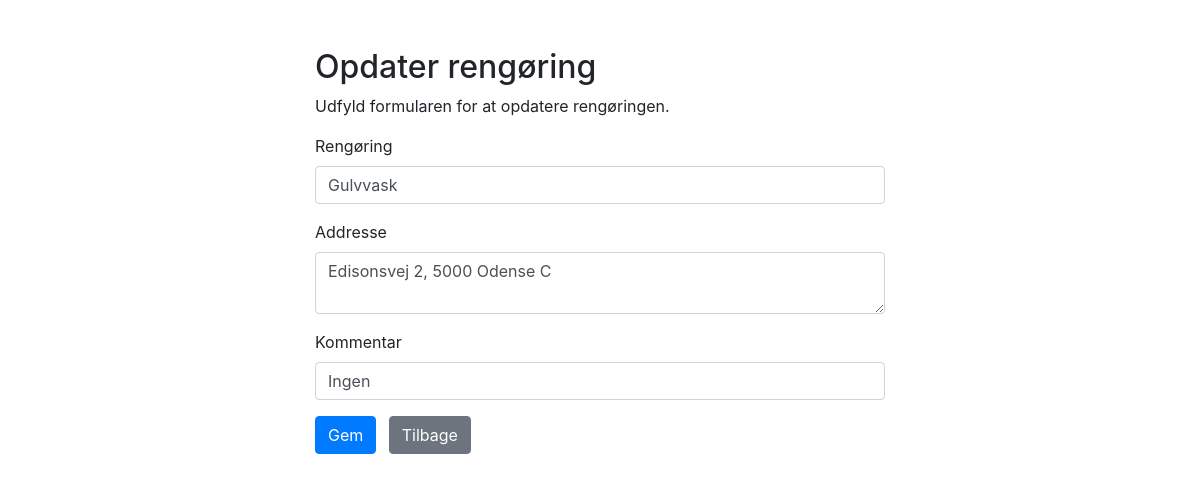
Page /Renas/update.php?id=14 on the committed database.
### tables this page shows
CREATE TABLE `cleaning` (
  `id` int(11) NOT NULL,
  `clean` varchar(100) NOT NULL,
  `address` varchar(100) NOT NULL,
  `comment` varchar(100) NOT NULL
);

### Renas/update.php (the view, shortened to what this page needs)
<?php
require_once "config.php";
$clean = $address = $comment = "";
$clean_err = $address_err = $comment_err = "";
if (isset($_POST["id"]) && !empty($_POST["id"])) {
    $id = $_POST["id"];
    $input_clean = trim($_POST["clean"]);
    if (empty($input_clean)) {
        $clean_err = "Skriv en rengørintstype.";
    } else {
        $clean = $input_clean;
    }
    $input_address = trim($_POST["address"]);
    if (empty($input_address)) {
        $address_err = "Skriv en adresse.";
    } else {
        $address = $input_address;
    }
    $input_comment = trim($_POST["comment"]);
    if (empty($input_comment)) {
        $coment_err = "Skriv en kommentar.";
    } else {
        $comment = $input_comment;
    }
    if (empty($clean_err) && empty($address_err) && empty($comment_err)) {
        $sql = "UPDATE cleaning SET clean=?, address=?, comment=? WHERE id=?";
        if ($stmt = mysqli_prepare($link, $sql)) {
            mysqli_stmt_bind_param($stmt, "sssi", $param_clean, $param_address, $param_comment, $param_id);
            $param_clean = $clean;
            $param_address = $address;
            $param_comment = $comment;
            $param_id = $id;
            if (mysqli_stmt_execute($stmt)) {
                header("location: clean.php");
                exit();
            } else {
                echo "Noget gik galt, prøv igen senere.";
            }
        }
        mysqli_stmt_close($stmt);
    }
    mysqli_close($link);
} else {
    if (isset($_GET["id"]) && !empty(trim($_GET["id"]))) {
        $sql = "SELECT * FROM cleaning WHERE id = ?";
        if ($stmt = mysqli_prepare($link, $sql)) {
            mysqli_stmt_bind_param($stmt, "i", $param_id);
            if (mysqli_stmt_execute($stmt)) {
                $result = mysqli_stmt_get_result($stmt);
                if (mysqli_num_rows($result) == 1) {
                    $row = mysqli_fetch_array($result, MYSQLI_ASSOC);
                    $clean = $row["clean"];
                    $address = $row["address"];
                    $comment = $row["comment"];
                } else {
                    header("location: error.php");
                    exit();
                }
            } else {
                echo "Noget gik galt, prøv igen senere.";
            }
        }
    } else {
        header("location: error.php");
        exit();
    }
}
?>
<!DOCTYPE html>
<html lang="en">
<head>
    <link rel="stylesheet" href="https://stackpath.bootstrapcdn.com/bootstrap/4.5.2/css/bootstrap.min.css">
</head>
<body>
    <div class="wrapper">
        <div class="container-fluid">
            <div class="row">
                <div class="col-md-12">
                    <h2 class="mt-5">Opdater rengøring</h2>
                    <p>Udfyld formularen for at opdatere rengøringen.</p>
                    <form action="<?php echo htmlspecialchars(basename($_SERVER['REQUEST_URI'])); ?>" method="post">
                        <div class="form-group">
                            <label>Rengøring</label>
                            <input type="text" name="clean" class="form-control <?php echo (!empty($clean_err)) ? 'is-invalid' : ''; ?>" value="<?php echo $clean; ?>">
                        </div>
                        <div class="form-group">
                            <label>Addresse</label>
                            <textarea name="address" class="form-control <?php echo (!empty($address_err)) ? 'is-invalid' : ''; ?>"><?php echo $address; ?></textarea>
                        </div>
                        <div class="form-group">
                            <label>Kommentar</label>
                            <input type="text" name="comment" class="form-control <?php echo (!empty($comment_err)) ? 'is-invalid' : ''; ?>" value="<?php echo $comment; ?>">
                        </div>
                        <input type="submit" class="btn btn-primary" value="Gem">
                        <a href="clean.php" class="btn btn-secondary ml-2">Tilbage</a>
                    </form>
                </div>
            </div>
        </div>
    </div>
</body>
</html>

### Renas/update.php (style rules this page uses)
.wrapper { width: 600px; margin: 0 auto; }

### rows in the picture
cleaning: clean "Gulvvask", address "Edisonsvej 2, 5000 Odense C", comment "Ingen"
